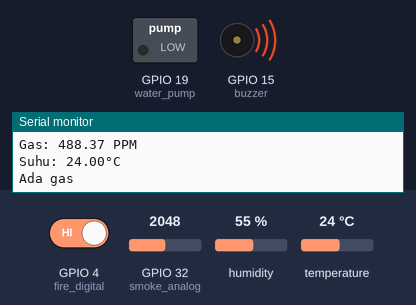
This sketch was run on a simulated ESP32. Parts: switched loads named in the sketch (green lamp = pin HIGH), buzzer (waves = sounding, pin HIGH), the last lines printed to the serial monitor. The test bench sets the inputs (shaded band); at power-on: GPIO 32 (smoke_analog) = 2048, temperature 24 °C, GPIO 4 (fire_digital) HIGH, humidity 55 %. WiFi joins after 1.5 s; servers stay silent unless stated.

Above: at 2.7 s.
2.8 s: GPIO 32 (smoke_analog) set to 1850
5.0 s: GPIO 32 (smoke_analog) set to 1765
At 7.0 s:
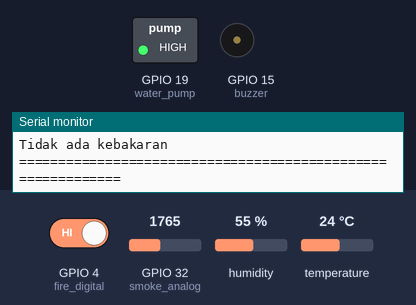
7.5 s: temperature set to 39.2 °C
10.0 s: temperature set to 40.5 °C
At 12.6 s:
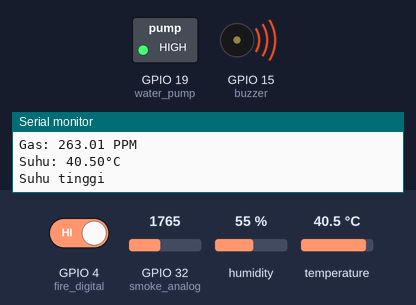
13.3 s: GPIO 4 (fire_digital) driven LOW
At 14.5 s:
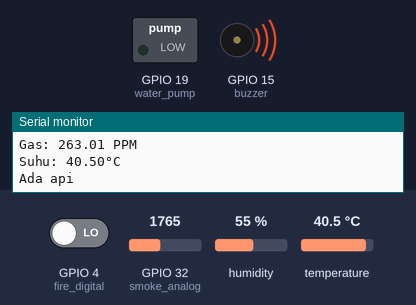
Timing chart, 0 to 16.3 s (numbered marks = the images above; inputs shaded):
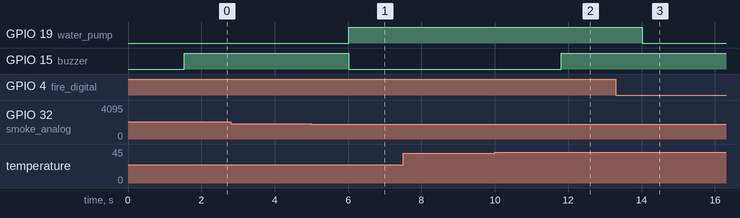

The sketch:

sensors.ino
```cpp
#include <DHT.h>
#include <DHT_U.h>
#include <FirebaseESP32.h>
#include <WiFi.h>

// #define WIFI_SSID "untan"
// #define WIFI_PASSWORD ""
#define WIFI_SSID "dims"
#define WIFI_PASSWORD "kata sandi"
#define FIREBASE_HOST "deteksi-dini-kebakaran-49169-default-rtdb.firebaseio.com"
#define FIREBASE_AUTH "AIzaSyDGXyuMff5dbI7te0X4IuyfcQfCsomjZp8"
#define DHTPIN 5
#define DHTTYPE DHT22
#define MAXTEMP 40

#define m -0.44953  // Gradien garis grafik
#define b 1.23257   // Titik perpotongan sumbu y grafik
#define Ro 4.73    // Resistansi sensor pada udara bersih

DHT dht(DHTPIN, DHTTYPE);

int fire_digital = 4;
int smoke_analog = 32;
int buzzer = 15;
int water_pump = 19;
int batas = 300;

FirebaseData firebaseData;

void setup() {
  Serial.begin(9600);
  pinMode(fire_digital, INPUT);
  pinMode(smoke_analog, INPUT);
  pinMode(buzzer, OUTPUT);
  pinMode(water_pump, OUTPUT);
  dht.begin();

  WiFi.begin(WIFI_SSID, WIFI_PASSWORD);
  while (WiFi.status() != WL_CONNECTED)
  {
    delay(500);
    Serial.print(".");
  }
  Serial.println();
  Serial.print("Connected to WiFi. IP Address: ");
  Serial.println(WiFi.localIP());

  Firebase.begin(FIREBASE_HOST, FIREBASE_AUTH);
}

void loop() {
  int nilai_api = digitalRead(fire_digital);
  int nilai_gas = analogRead(smoke_analog);
  float suhu = dht.readTemperature();

  Serial.print("Api: ");
  Serial.println(nilai_api);

  // Kalibrasi sensor gas
  float analogValue = analogRead(smoke_analog);
  float Rs = (5.0 * (4095.0 - analogValue)) / analogValue;
  float ratio = Rs / Ro;
  float gas_ppm = pow(10, ((log10(ratio) - b) / m));

  Serial.print("Gas: ");
  Serial.print(gas_ppm);
  Serial.println(" PPM");

  Serial.print("Suhu: ");
  Serial.print(suhu);
  Serial.println("°C");

  // Kondisi sensor api
  if (nilai_api == LOW) {
    Serial.println("Ada api");
    digitalWrite(buzzer, HIGH);
    digitalWrite(water_pump, LOW);
    Firebase.setString(firebaseData, "/Sensors/Sensor Api/Kondisi", "Api Terdeteksi");
  }

  // Kondisi sensor gas
  else if (gas_ppm >= batas && nilai_api == HIGH) {
    Serial.println("Ada gas");
    digitalWrite(buzzer, HIGH);
    Firebase.setString(firebaseData, "/Sensors/Sensor Gas/Kondisi", "Gas Berlebih");
  }

  // Kondisi sensor suhu
  else if (suhu >= MAXTEMP && nilai_api == HIGH && gas_ppm < batas) {
    Serial.println("Suhu tinggi");
    digitalWrite(buzzer, HIGH);
    Firebase.setString(firebaseData, "/Sensors/Sensor Suhu/Kondisi", "Suhu Tinggi");
  }

  else {
    Serial.println("Tidak ada kebakaran");
    Serial.println("============================================================");
    digitalWrite(buzzer, LOW);
    digitalWrite(water_pump, HIGH);
    Firebase.setString(firebaseData, "/Sensors/Sensor Api/Kondisi", "Aman");
    Firebase.setString(firebaseData, "/Sensors/Sensor Gas/Kondisi", "Aman");
    Firebase.setString(firebaseData, "/Sensors/Sensor Suhu/Kondisi", "Aman");
  }

  Firebase.setBool(firebaseData, "/Sensors/Sensor Api/Value", (nilai_api == LOW));
  Firebase.setFloatDigits(2);
  Firebase.setFloat(firebaseData, "/Sensors/Sensor Gas/Value", gas_ppm);
  Firebase.setFloat(firebaseData, "/Sensors/Sensor Suhu/Value", suhu);
  delay(500);
}
```

Measured:
- the behaviour switches between 1825 and 1824 on GPIO 32 (smoke_analog) (found by bisection; images 0 and 1)
- the behaviour switches between 39.9 and 40 °C on temperature (found by bisection; images 1 and 2)
- after the input at 5.0 s, GPIO 19 (water_pump): LOW → HIGH after 1.0 s; GPIO 15 (buzzer): HIGH → LOW after 1.0 s
- after the input at 10.0 s, GPIO 15 (buzzer): LOW → HIGH after 1.8 s
- after the input at 13.3 s, GPIO 19 (water_pump): HIGH → LOW after 0.72 s
